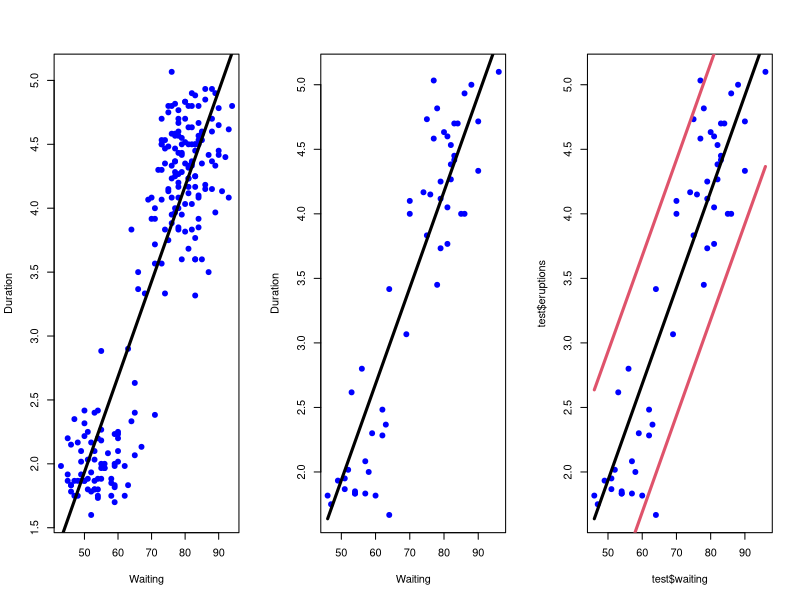

This chart was generated by the following R code:
library(caret)
data(faithful)
View(faithful)

#data partition
set.seed(1)
inTrain<-createDataPartition(y=faithful$waiting,p=0.8,list=F)
train<-faithful[inTrain,]
test<-faithful[-inTrain,]
#inTrain<-createDataPartition(y=faithful$waiting,p=0.6,list=F)
#train<-faithful[inTrain,]
#nottrain<-faithful[-inTrain,]
#inTest<-createDataPartition(y=nottrain$waiting,p=0.5,list=F)
#test<-nottrain[inTest,]
#validation<-nottrain[-inTest,]

#regression model
lm<-lm(eruptions~waiting,data=train)
modFit<-train(eruptions~waiting,data=train,method="lm") #using caret
lm$coefficients
all.equal(lm$coefficients,modFit$finalModel$coefficients)
#prediction
pred<-predict(lm,test)
pred1<-predict(lm,test,interval="prediction") #with interval

par(mfrow=c(1,3))
#plot train and test
plot(train$waiting, train$eruptions,pch=19,col="blue",xlab="Waiting",ylab="Duration")
lines(train$waiting,lm$fitted,lwd=3)
plot(test$waiting, test$eruptions,pch=19,col="blue",xlab="Waiting",ylab="Duration")
lines(test$waiting,pred,lwd=3)
#plot interval
ord<-order(test$waiting) #return test set No. ordered by waiting
plot(test$waiting,test$eruptions,pch=19,col="blue")
matlines(test$waiting[ord],pred1[ord,],type="l",col=c(1,2,2),lty=c(1,1,1),lwd=3)

#RMSE
sqrt(sum((lm$fitted-train$eruptions)^2))
sqrt(sum((pred-test$eruptions)^2))